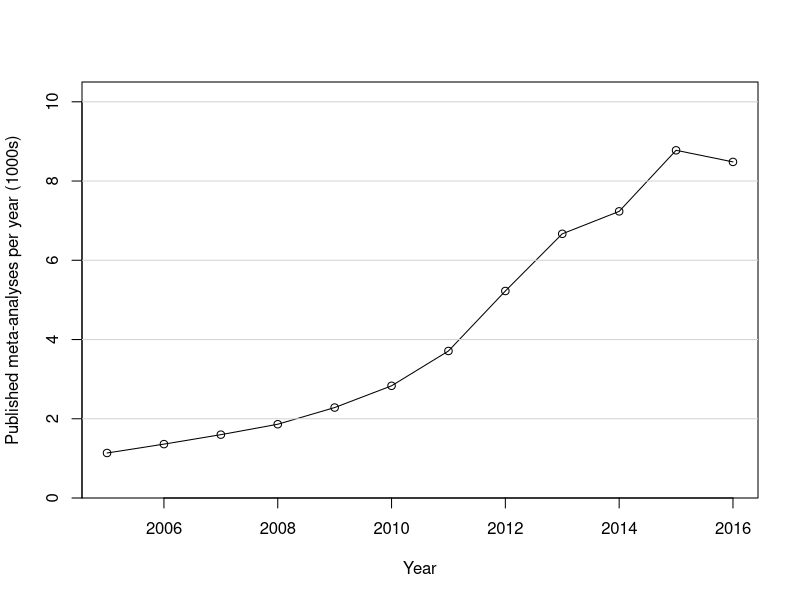
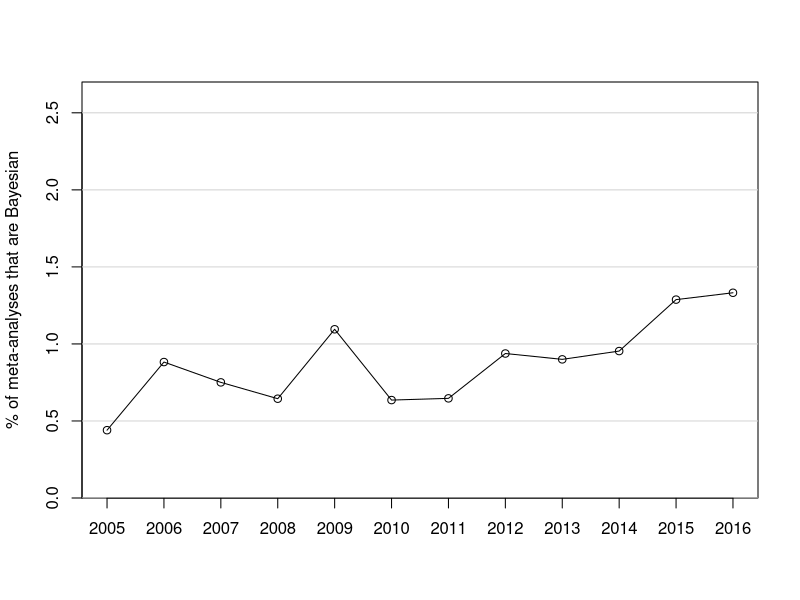
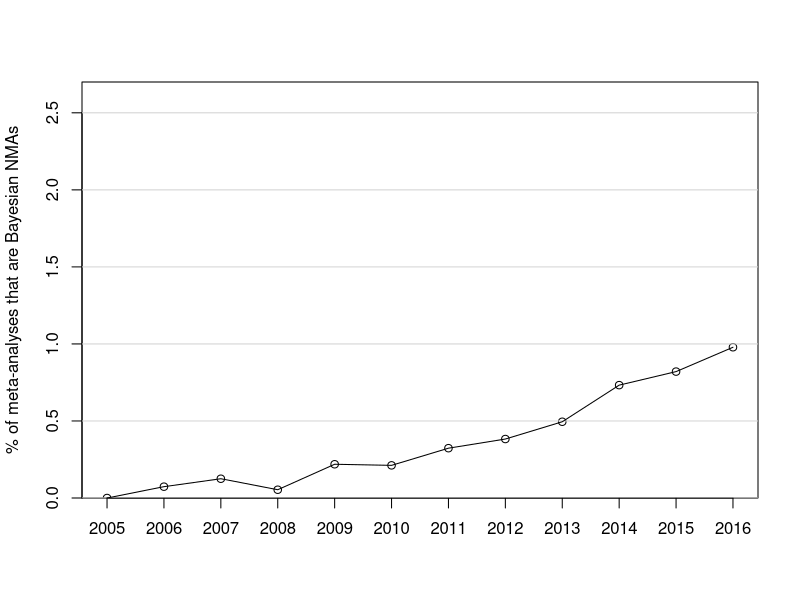

Here is the R script that generated these plots, in order:
allbayes<-c(5,12,12,12,25,18,24,49,60,69,113,113) 
allnetworkma<-c(0,1,2,1,5,6,12,20,33,53,72,83)
allma<-c(1136,1360,1599,1862,2283,2832,3711,5225,6668,7235,8776,8483)
theplot<-function(num,denom,yl,cis=FALSE) {
  allprop<-num/denom
  alllci<-qbeta(0.025,num+1,denom+1)
  alluci<-qbeta(0.975,num+1,denom+1)
  plot(2005:2016,allprop*100,ylim=c(0,2.7),xlab='',ylab=yl,
      xaxp=c(2005,2016,11),yaxp=c(0,2.5,5),xaxs='r',yaxs='i')
  ymarx<-seq(from=0,to=2.5,by=0.5)
  for(i in 1:8) {
    lines(c(2000,2020),rep(ymarx[i],2),col='lightgrey')
  }
  if(cis) {
    points(2005:2016,allprop*100)
    for(i in 1:12) {
      lines(rep(2004+i,2),c(alllci[i]*100,alluci[i]*100))
    }
  }
  else {
    lines(2005:2016,allprop*100)
  }
}

# numbers of meta-analyses
svglite::svglite('figure1.svg')
  plot(2005:2016,allma/1000,type='l',ylim=c(0,10.5),yaxs='i',
     xlab='Year',ylab='Published meta-analyses per year (1000s)')
  points(2005:2016,allma/1000)
  for(j in 2*(1:5)) {
    lines(c(2000,2020),rep(j,2),col='lightgrey')
  }
dev.off()
png('figure1.png')
plot(2005:2016,allma/1000,type='l',ylim=c(0,10.5),yaxs='i',
     xlab='Year',ylab='Published meta-analyses per year (1000s)')
  points(2005:2016,allma/1000)
  for(j in 2*(1:5)) {
    lines(c(2000,2020),rep(j,2),col='lightgrey')
  }
dev.off()

svglite::svglite('figure2.svg')
  theplot(num=allbayes,denom=allma,yl='% of meta-analyses that are Bayesian')
dev.off()
png('figure2.png')
  theplot(num=allbayes,denom=allma,yl='% of meta-analyses that are Bayesian')
dev.off()

svglite::svglite('figure3.svg')
theplot(num=allnetworkma,denom=allma,yl='% of meta-analyses that are Bayesian NMAs')
dev.off()
png('figure3.png')
theplot(num=allnetworkma,denom=allma,yl='% of meta-analyses that are Bayesian NMAs')
dev.off()


# export table
write.csv(data.frame(year=2005:2016,ma=allma,bayes=allbayes,nma=allnetworkma),
                 file="Table1.csv")
